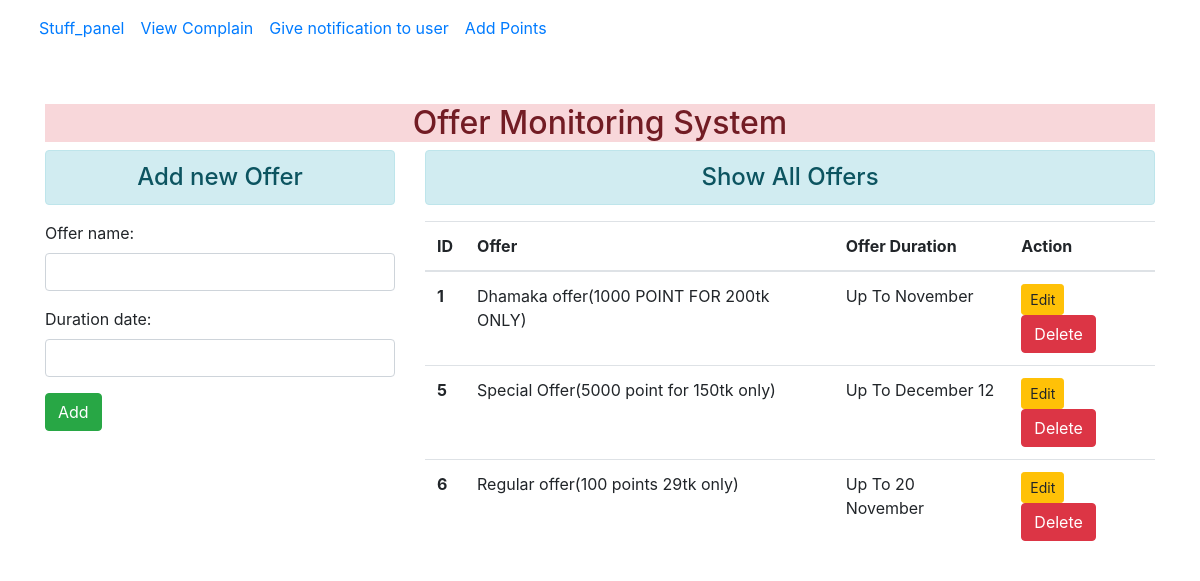
/stuff_panel/, run on the app's committed database.
### stuff_panel/models.py (models this page shows)
class OfferTable(models.Model):
    offer_name=models.CharField(max_length=100)
    duration_date=models.CharField(max_length=100)

### stuff_panel/views.py (the view)
# urls.py: path('stuff_panel/', views.add_show, name="addandshow"),
def add_show(request):
    if request.method == 'POST':
        fm= Massage(request.POST)
        offer_name = request.POST['offer_name']
        print(offer_name)
        duration_date = request.POST['duration_date']
        reg=OfferTable(offer_name=offer_name, duration_date=duration_date)
        reg.save()
        fm= Massage()
    else:
        fm= Massage()
    alldata=OfferTable.objects.all()
    return render(request, 'stuff_panel/addandshow.html',{'form' : fm,'alldata':alldata})

### stuff_panel/forms.py
class Massage(forms.ModelForm):
    class Meta:
        model = OfferTable
        fields = ['offer_name', 'duration_date']
        widgets={
            'offer_name': forms.TextInput(attrs={'class':'form-control'}),
            'duration_date': forms.TextInput(attrs={'class':'form-control'}),
        }

### stuff_panel/templates/stuff_panel/addandshow.html (shortened to what this page needs)
{% extends 'stuff_panel/base.html' %}
{% block content %}
<div class="row">
    <div class="col-sm-4">
        <h4 class="text-center alert alert-info"> Add new Offer </h4>
        <form action="" method="POST">
            {{form.as_p}}
            <input type="submit" class="btn btn-success" value="Add">
        </form>
    </div>
    <div class="col-sm-8">
        <h4 class="text-center alert alert-info"> Show All Offers </h4>
        {% if alldata %}
            <table class="table table-hover">
                <thead>
                  <tr>
                    <th scope="col">ID</th>
                    <th scope="col">Offer</th>
                    <th scope="col">Offer Duration</th>
                    <th scope="col">Action</th>
                  </tr>
                </thead>
                <tbody>
                  {% for i in alldata %}
                  <tr>
                    <th scope="row">{{i.id}}</th>
                    <td>{{i.offer_name}}</td>
                    <td>{{i.duration_date}}</td>
                    <td>
                    <a href="{% url 'updatedata' i.id %}" class="btn btn-warning btn-sm">Edit</a>
                    <form action="{% url 'deletedata' i.id %}" method="POST" class="d-inline"> {% csrf_token %}
                        <input type="submit" class="btn btn-danger" value="Delete">
                    </form>
                    </td>
                  </tr>
                  {% endfor %}
                </tbody>
              </table>
        {% else %}
            <h4 class="text-center alert alert-warning"> No Records </h4>
        {% endif %}
    </div>
</div>
{% endblock content %}

### data on the page
OfferTable: id "1", offer_name "Dhamaka offer(1000 POINT FOR 200tk ONLY)", duration_date "Up To November"
OfferTable: id "5", offer_name "Special Offer(5000 point for 150tk only)", duration_date "Up To December 12"
OfferTable: id "6", offer_name "Regular offer(100 points 29tk only)", duration_date "Up To 20 November"
